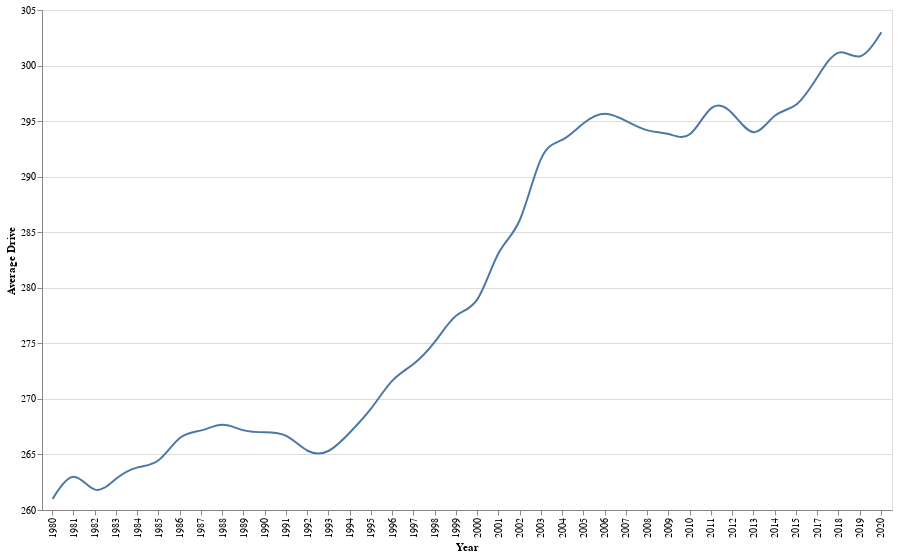

Notebook source saved alongside this figure:
### Code cell
#collapse-hide

# Create a selection that chooses the nearest point & selects based on x-value
nearest = alt.selection(type='single', nearest=True, on='mouseover',
                        fields=['Year'], empty='none')

# The basic line
line = alt.Chart(df).mark_line(interpolate='basis').encode(
    alt.X('Year:N'),
    alt.Y('Average Drive:Q', scale=alt.Scale(zero=False)),
)

# Transparent selectors across the chart. This is what tells us
# the x-value of the cursor
selectors = alt.Chart(df).mark_point().encode(
    x='Year:N',
    opacity=alt.value(0),
).add_selection(
    nearest
)

# Draw points on the line, and highlight based on selection
points = line.mark_point().encode(
    opacity=alt.condition(nearest, alt.value(1), alt.value(0))
)

# Draw text labels near the points, and highlight based on selection
text = line.mark_text(align='left', dx=5, dy=-5).encode(
    text=alt.condition(nearest, 'Average Drive:Q', alt.value(' '))
)

# Draw a rule at the location of the selection
rules = alt.Chart(df).mark_rule(color='gray').encode(
    x='Year:N',
).transform_filter(
    nearest
)

# Put the five layers into a chart and bind the data
alt.layer(
    line, selectors, points, rules, text
).properties(
    width=850, height=500
)

### Figure 1 — Vega-Lite specification as saved in the notebook (floating-point values rounded to 4 significant figures)
{"config": {"view": {"continuousWidth": 400, "continuousHeight": 300}}, "layer": [{"mark": {"type": "line", "interpolate": "basis"}, "encoding": {"x": {"type": "nominal", "field": "Year"}, "y": {"type": "quantitative", "field": "Average Drive", "scale": {"zero": false}}}}, {"mark": "point", "encoding": {"opacity": {"value": 0}, "x": {"type": "nominal", "field": "Year"}}, "selection": {"selector021": {"type": "single", "nearest": true, "on": "mouseover", "fields": ["Year"], "empty": "none"}}}, {"mark": "point", "encoding": {"opacity": {"condition": {"value": 1, "selection": "selector021"}, "value": 0}, "x": {"type": "nominal", "field": "Year"}, "y": {"type": "quantitative", "field": "Average Drive", "scale": {"zero": false}}}}, {"mark": {"type": "rule", "color": "gray"}, "encoding": {"x": {"type": "nominal", "field": "Year"}}, "transform": [{"filter": {"selection": "selector021"}}]}, {"mark": {"type": "text", "align": "left", "dx": 5, "dy": -5}, "encoding": {"text": {"condition": {"type": "quantitative", "field": "Average Drive", "selection": "selector021"}, "value": " "}, "x": {"type": "nominal", "field": "Year"}, "y": {"type": "quantitative", "field": "Average Drive", "scale": {"zero": false}}}}], "data": {"name": "data-0ee5e93db3f05688a9a288c747a09cfa"}, "height": 500, "width": 850, "$schema": "https://vega.github.io/schema/vega-lite/v4.8.1.json", "datasets": {"data-0ee5e93db3f05688a9a288c747a09cfa": [{"Year": 1980, "Average Drive": 261}, {"Year": 1981, "Average Drive": 264}, {"Year": 1982, "Average Drive": 261}, {"Year": 1983, "Average Drive": 263}, {"Year": 1984, "Average Drive": 264}, {"Year": 1985, "Average Drive": 264}, {"Year": 1986, "Average Drive": 267}, {"Year": 1987, "Average Drive": 267}, {"Year": 1988, "Average Drive": 268}, {"Year": 1989, "Average Drive": 267}, {"Year": 1990, "Average Drive": 267}, {"Year": 1991, "Average Drive": 267}, {"Year": 1992, "Average Drive": 265}, {"Year": 1993, "Average Drive": 265}, {"Year": 1994, "Average Drive": 267}, {"Year": 1995, "Average Drive": 269}, {"Year": 1996, "Average Drive": 272}, {"Year": 1997, "Average Drive": 273}, {"Year": 1998, "Average Drive": 275}, {"Year": 1999, "Average Drive": 278}, {"Year": 2000, "Average Drive": 278}, {"Year": 2001, "Average Drive": 284}, {"Year": 2002, "Average Drive": 285}, {"Year": 2003, "Average Drive": 293}, {"Year": 2004, "Average Drive": 293}, {"Year": 2005, "Average Drive": 295}, {"Year": 2006, "Average Drive": 296}, {"Year": 2007, "Average Drive": 295}, {"Year": 2008, "Average Drive": 294}, {"Year": 2009, "Average Drive": 294}, {"Year": 2010, "Average Drive": 293}, {"Year": 2011, "Average Drive": 297}, {"Year": 2012, "Average Drive": 296}, {"Year": 2013, "Average Drive": 293}, {"Year": 2014, "Average Drive": 296}, {"Year": 2015, "Average Drive": 296}, {"Year": 2017, "Average Drive": 299}, {"Year": 2018, "Average Drive": 302}, {"Year": 2019, "Average Drive": 300}, {"Year": 2020, "Average Drive": 303}]}}
